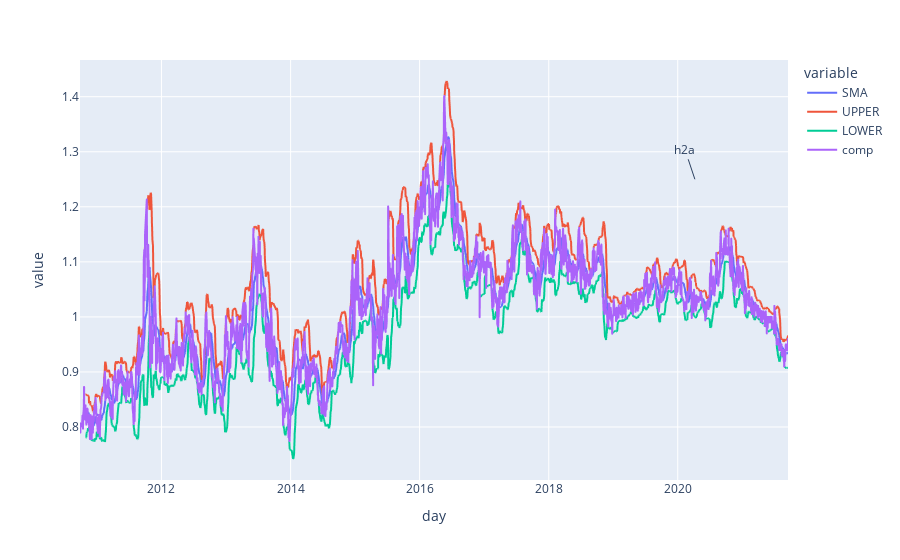

Write notebook code for a chart like this one.
### Code cell
periods = 20
boll_std = 2

ass = {
    '2020-01-03': 'A2H', 
    '2020-01-20': 'A2H', 
    '2020-02-06': 'H2A', 
    '2020-02-12': 'H2A', 
    '2020-02-26': 'A2H',
    '2020-04-01': 'H2A',
    '2020-04-07': 'H2A'
    } 

cs = get_data('600036')
_df = pd.DataFrame()
_df['SMA'] = cs.rolling(periods).mean()
_df['UPPER'] = _df['SMA'] + cs.rolling(periods).std() * boll_std
_df['LOWER'] = _df['SMA'] - cs.rolling(periods).std() * boll_std
_df['comp'] = cs
fig = _df.plot.line()
fig.add_annotation(x='2020-04-07', y=1.25, text='h2a')
fig.show()
# fig.to_dict()

### Figure 1 — Plotly figure (JSON) as saved in the notebook; plotly's stock layout.template omitted (floating-point values rounded to 4 significant figures; data arrays with more than 128 entries replaced by an {"elided": "..."} marker saying what was removed)
{"data": [{"hovertemplate": "variable=SMA<br>day=%{x}<br>value=%{y}<extra></extra>", "legendgroup": "SMA", "line": {"color": "#636efa", "dash": "solid"}, "marker": {"symbol": "circle"}, "mode": "lines", "name": "SMA", "showlegend": true, "type": "scattergl", "x": {"elided": "2686 str values"}, "xaxis": "x", "y": {"elided": "2686 float values"}, "yaxis": "y"}, {"hovertemplate": "variable=UPPER<br>day=%{x}<br>value=%{y}<extra></extra>", "legendgroup": "UPPER", "line": {"color": "#EF553B", "dash": "solid"}, "marker": {"symbol": "circle"}, "mode": "lines", "name": "UPPER", "showlegend": true, "type": "scattergl", "x": {"elided": "2686 str values"}, "xaxis": "x", "y": {"elided": "2686 float values"}, "yaxis": "y"}, {"hovertemplate": "variable=LOWER<br>day=%{x}<br>value=%{y}<extra></extra>", "legendgroup": "LOWER", "line": {"color": "#00cc96", "dash": "solid"}, "marker": {"symbol": "circle"}, "mode": "lines", "name": "LOWER", "showlegend": true, "type": "scattergl", "x": {"elided": "2686 str values"}, "xaxis": "x", "y": {"elided": "2686 float values"}, "yaxis": "y"}, {"hovertemplate": "variable=comp<br>day=%{x}<br>value=%{y}<extra></extra>", "legendgroup": "comp", "line": {"color": "#ab63fa", "dash": "solid"}, "marker": {"symbol": "circle"}, "mode": "lines", "name": "comp", "showlegend": true, "type": "scattergl", "x": {"elided": "2686 str values"}, "xaxis": "x", "y": {"elided": "2686 float values"}, "yaxis": "y"}], "layout": {"annotations": [{"text": "h2a", "x": "2020-04-07", "y": 1.25}], "legend": {"title": {"text": "variable"}, "tracegroupgap": 0}, "margin": {"t": 60}, "xaxis": {"anchor": "y", "domain": [0, 1], "title": {"text": "day"}}, "yaxis": {"anchor": "x", "domain": [0, 1], "title": {"text": "value"}}}}
